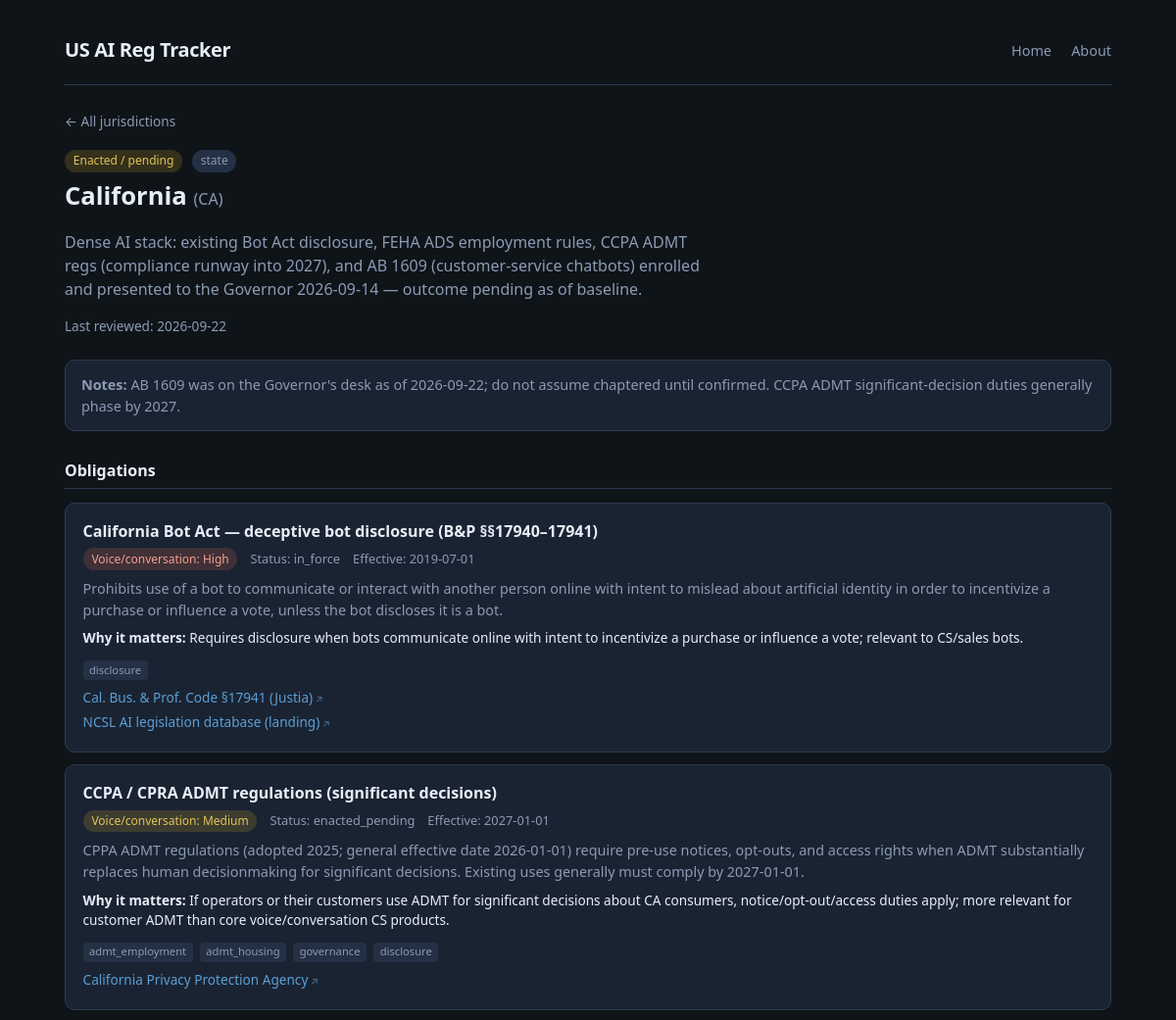
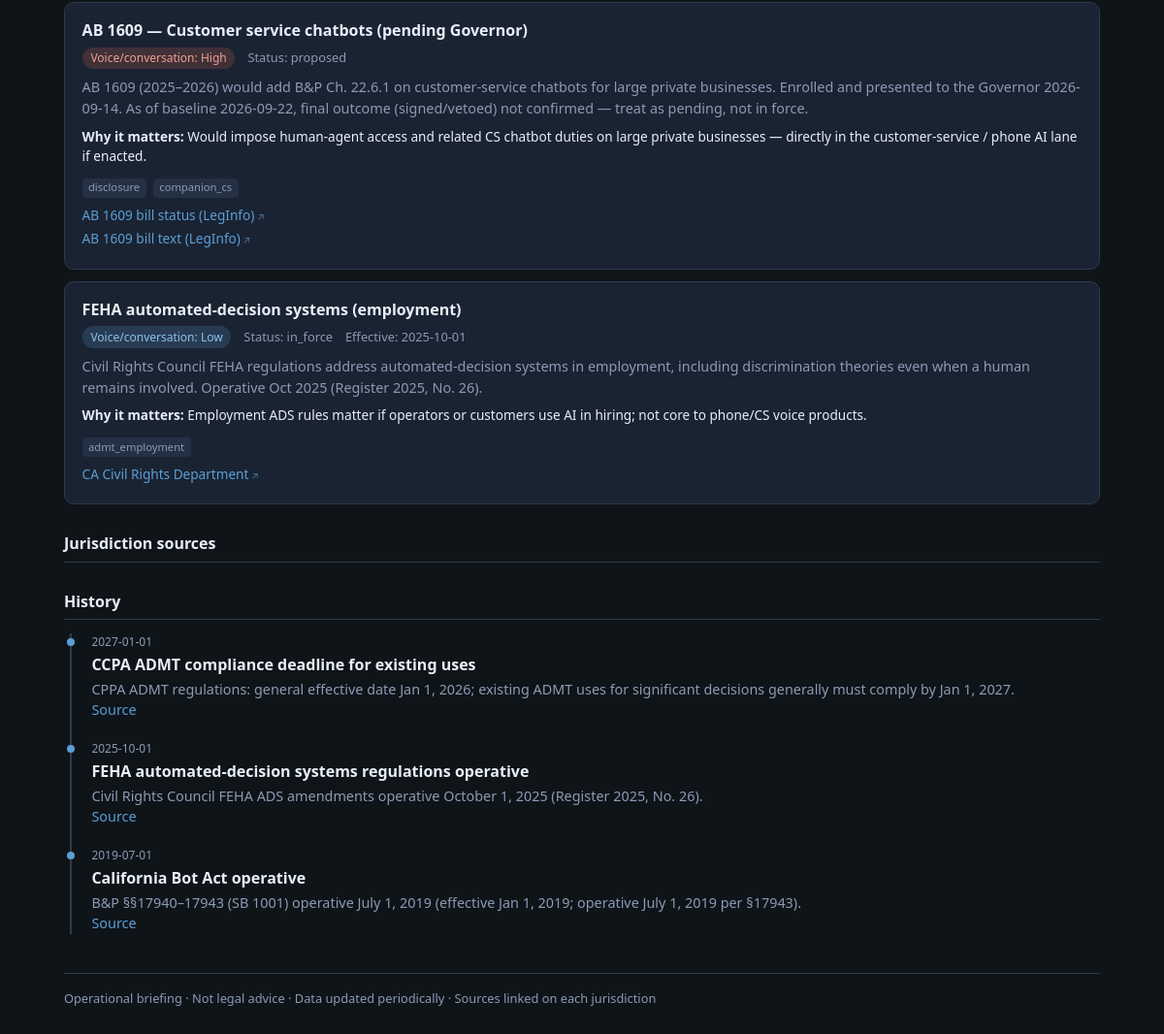
The app's page /j/CA with its own data (2 pictures, top to bottom).
### tables this page shows
CREATE TABLE jurisdictions (
    id INTEGER PRIMARY KEY AUTOINCREMENT,
    code TEXT NOT NULL UNIQUE,
    name TEXT NOT NULL,
    kind TEXT NOT NULL CHECK (kind IN ('federal', 'state', 'local')),
    status_color TEXT NOT NULL DEFAULT 'quiet',
    status_label TEXT NOT NULL DEFAULT 'quiet',
    summary TEXT NOT NULL DEFAULT '',
    last_reviewed TEXT,
    notes TEXT DEFAULT ''
);

CREATE TABLE obligations (
    id INTEGER PRIMARY KEY AUTOINCREMENT,
    jurisdiction_id INTEGER NOT NULL REFERENCES jurisdictions(id) ON DELETE CASCADE,
    title TEXT NOT NULL,
    status TEXT NOT NULL DEFAULT 'proposed',
    effective_date TEXT,
    themes TEXT NOT NULL DEFAULT '[]',
    voice_cs_relevance TEXT NOT NULL DEFAULT 'none',
    voice_cs_why TEXT DEFAULT '',
    summary TEXT NOT NULL DEFAULT ''
);

CREATE TABLE sources (
    id INTEGER PRIMARY KEY AUTOINCREMENT,
    jurisdiction_id INTEGER REFERENCES jurisdictions(id) ON DELETE CASCADE,
    obligation_id INTEGER REFERENCES obligations(id) ON DELETE CASCADE,
    label TEXT NOT NULL,
    url TEXT NOT NULL,
    CHECK (jurisdiction_id IS NOT NULL OR obligation_id IS NOT NULL)
);

CREATE TABLE history_events (
    id INTEGER PRIMARY KEY AUTOINCREMENT,
    jurisdiction_id INTEGER NOT NULL REFERENCES jurisdictions(id) ON DELETE CASCADE,
    event_date TEXT NOT NULL,
    title TEXT NOT NULL,
    detail TEXT DEFAULT '',
    source_url TEXT,
    event_kind TEXT NOT NULL DEFAULT 'milestone',
    created_at TEXT NOT NULL DEFAULT (datetime('now'))
);

### app/main.py (the view)
@app.get("/j/{code}", response_class=HTMLResponse)
def jurisdiction_page(request: Request, code: str):
    detail = db.jurisdiction_detail(code)
    if not detail:
        raise HTTPException(status_code=404, detail=f"Jurisdiction {code} not found")
    j = _enrich_jurisdiction(detail["jurisdiction"])
    obligations = []
    for obl in detail["obligations"]:
        o = dict(obl)
        rel = o.get("voice_cs_relevance") or "none"
        o["rel_display"] = RELEVANCE_META.get(rel, RELEVANCE_META["none"])["label"]
        o["rel_css"] = RELEVANCE_META.get(rel, RELEVANCE_META["none"])["css"]
        obligations.append(o)
    return templates.TemplateResponse(
        "jurisdiction.html",
        {
            "request": request,
            "j": j,
            "obligations": obligations,
            "sources": detail["sources"],
            "history": detail["history"],
            "status_meta": STATUS_META,
        },
    )

### app/templates/jurisdiction.html (shortened to what this page needs)
{% extends "base.html" %}
{% block content %}
<a class="back" href="/">← All jurisdictions</a>
<div class="j-header">
  <span class="pill {{ j.status_css }}">{{ j.status_display }}</span>
  <span class="pill" style="margin-left:0.35rem;">{{ j.kind }}</span>
  <h1>{{ j.name }} <span style="color:var(--muted); font-weight:400; font-size:1rem;">({{ j.code }})</span></h1>
  <p class="summary">{{ j.summary }}</p>
  <p class="meta-line" style="margin-top:0.75rem;">Last reviewed: {{ j.last_reviewed or '—' }}</p>
</div>
{% if j.notes %}
<div class="notes"><strong>Notes:</strong> {{ j.notes }}</div>
{% endif %}
<h3 class="block-title">Obligations</h3>
{% if obligations %}
  {% for o in obligations %}
  <div class="obl">
    <h4>{{ o.title }}</h4>
    <div class="meta">
      <span class="pill {{ o.rel_css }}">Voice/conversation: {{ o.rel_display }}</span>
      <span>Status: {{ o.status }}</span>
      {% if o.effective_date %}<span>Effective: {{ o.effective_date }}</span>{% endif %}
    </div>
    <p>{{ o.summary }}</p>
    {% if o.voice_cs_why %}
    <p class="why"><strong>Why it matters:</strong> {{ o.voice_cs_why }}</p>
    {% endif %}
    {% if o.themes %}
    <div class="themes">
      {% for t in o.themes %}
      <span class="theme-tag">{{ t }}</span>
      {% endfor %}
    </div>
    {% endif %}
    {% if o.sources %}
    <ul class="sources">
      {% for s in o.sources %}
      <li><a href="{{ s.url }}" target="_blank" rel="noopener noreferrer">{{ s.label }}</a></li>
      {% endfor %}
    </ul>
    {% endif %}
  </div>
  {% endfor %}
{% else %}
<p class="empty">No specific obligations tracked yet for this jurisdiction.</p>
{% endif %}
{% if sources %}
<h3 class="block-title">Jurisdiction sources</h3>
{% endif %}
<h3 class="block-title">History</h3>
{% if history %}
<ul class="timeline">
  {% for h in history %}
  <li>
    <div class="date">{{ h.event_date }}</div>
    <div class="title">{{ h.title }}</div>
    {% if h.detail %}<div class="detail">{{ h.detail }}</div>{% endif %}
    {% if h.source_url %}
    <div class="detail"><a href="{{ h.source_url }}" target="_blank" rel="noopener noreferrer">Source</a></div>
    {% endif %}
  </li>
  {% endfor %}
</ul>
{% else %}
<p class="empty">No history events yet.</p>
{% endif %}
{% endblock %}

### app/static/style.css (style rules this page uses)
:root { --bg: #0f1419; --surface: #1a2332; --surface2: #243044; --border: #2d3a4f; --text: #e8eef7; --muted: #8b9bb4; --accent: #5b9fd4; --accent-soft: rgba(91, 159, 212, 0.15); --in-force: #3d9a6a; --pending: #c9a227; --hot: #d4654a; --quiet: #5a6a7e; --watch: #7b8fd4; --rel-high: #d4654a; --rel-medium: #c9a227; --rel-low: #5b9fd4; --rel-none: #5a6a7e; --radius: 10px; --font: "Segoe UI", system-ui, -apple-system, sans-serif; }
* { box-sizing: border-box; }
body { margin: 0; font-family: var(--font); background: var(--bg); color: var(--text); line-height: 1.5; min-height: 100vh; }
a { color: var(--accent); text-decoration: none; }
.meta-line { color: var(--muted); font-size: 0.85rem; margin-bottom: 1.25rem; }
.pill { display: inline-block; padding: 0.15rem 0.55rem; border-radius: 999px; font-size: 0.75rem; font-weight: 500; background: var(--surface2); color: var(--muted); }
.pill.status-pending { background: rgba(201,162,39,0.2); color: #e0c35a; }
.pill.rel-high { background: rgba(212,101,74,0.2); color: #f0a090; }
.pill.rel-medium { background: rgba(201,162,39,0.2); color: #e0c35a; }
.pill.rel-low { background: rgba(91,159,212,0.2); color: #8ec0e8; }
.back { font-size: 0.85rem; color: var(--muted); margin-bottom: 1rem; display: inline-block; }
.j-header { margin-bottom: 1.5rem; }
.j-header h1 { margin: 0.3rem 0 0.5rem; font-size: 1.6rem; }
.j-header .summary { color: var(--muted); max-width: 42rem; }
.notes { background: var(--surface); border: 1px solid var(--border); border-radius: var(--radius); padding: 0.85rem 1rem; margin: 1rem 0 1.5rem; font-size: 0.9rem; color: var(--muted); }
h3.block-title { font-size: 1rem; margin: 1.75rem 0 0.85rem; padding-bottom: 0.4rem; border-bottom: 1px solid var(--border); }
.obl { background: var(--surface); border: 1px solid var(--border); border-radius: var(--radius); padding: 1rem 1.1rem; margin-bottom: 0.75rem; }
.obl h4 { margin: 0 0 0.35rem; font-size: 1rem; }
.obl .meta { font-size: 0.8rem; color: var(--muted); margin-bottom: 0.5rem; }
.obl .meta span { margin-right: 0.6rem; }
.obl p { margin: 0.35rem 0; font-size: 0.9rem; color: var(--muted); }
.obl .why { font-size: 0.85rem; color: var(--text); margin-top: 0.5rem; }
.themes { margin-top: 0.5rem; }
.theme-tag { display: inline-block; font-size: 0.7rem; padding: 0.1rem 0.4rem; margin: 0.15rem 0.2rem 0 0; border-radius: 4px; background: var(--surface2); color: var(--muted); }
.sources { list-style: none; padding: 0; margin: 0.5rem 0 0; }
.sources li { margin: 0.25rem 0; font-size: 0.85rem; }
.sources a::after { content: " ↗"; font-size: 0.75em; opacity: 0.7; }
.timeline { list-style: none; padding: 0; margin: 0; }
.timeline li { position: relative; padding: 0 0 1.25rem 1.25rem; border-left: 2px solid var(--border); margin-left: 0.4rem; }
.timeline li::before { content: ""; position: absolute; left: -5px; top: 0.35rem; width: 8px; height: 8px; border-radius: 50%; background: var(--accent); }
.timeline li:last-child { padding-bottom: 0; }
.timeline .date { font-size: 0.75rem; color: var(--muted); }
.timeline .title { font-weight: 600; margin: 0.15rem 0; }
.timeline .detail { font-size: 0.9rem; color: var(--muted); }

### records on screen
jurisdictions: kind "state", name "California", code "CA", summary "Dense AI stack: existing Bot Act disclosure, FEHA ADS employment rules, CCPA ADMT regs (compliance runway into 2027), and AB 1609 (customer-service chatbots) enrolled and presented to the Governor 2026-09-14 — outcome pending as of baseline.", last_reviewed "2026-09-22", notes "AB 1609 was on the Governor's desk as of 2026-09-22; do not assume chaptered until confirmed. CCPA ADMT significant-decision duties generally phase by 2027."
obligations: title "California Bot Act — deceptive bot disclosure (B&P §§17940–17941)", rel_display "High", status "in_force", effective_date "2019-07-01", summary "Prohibits use of a bot to communicate or interact with another person online with intent to mislead about artificial identity in order to incentivize a purchase or influence a vote, unless the bot discloses it is a bot.", voice_cs_why "Requires disclosure when bots communicate online with intent to incentivize a purchase or influence a vote; relevant to CS/sales bots.", themes "disclosure"
sources: label "Cal. Bus. & Prof. Code §17941 (Justia)"
sources: label "NCSL AI legislation database (landing)"
obligations: title "CCPA / CPRA ADMT regulations (significant decisions)", rel_display "Medium", status "enacted_pending", effective_date "2027-01-01", summary "CPPA ADMT regulations (adopted 2025; general effective date 2026-01-01) require pre-use notices, opt-outs, and access rights when ADMT substantially replaces human decisionmaking for significant decisions. Existing uses generally must comply by 2027-01-01.", voice_cs_why "If operators or their customers use ADMT for significant decisions about CA consumers, notice/opt-out/access duties apply; more relevant for customer ADMT than core voice/conversation CS products.", themes "admt_employment" "admt_housing" "governance" "disclosure"
sources: label "California Privacy Protection Agency"
obligations: title "AB 1609 — Customer service chatbots (pending Governor)", rel_display "High", status "proposed", summary "AB 1609 (2025–2026) would add B&P Ch. 22.6.1 on customer-service chatbots for large private businesses. Enrolled and presented to the Governor 2026-09-14. As of baseline 2026-09-22, final outcome (signed/vetoed) not confirmed — treat as pending, not in force.", voice_cs_why "Would impose human-agent access and related CS chatbot duties on large private businesses — directly in the customer-service / phone AI lane if enacted.", themes "disclosure" "companion_cs"
sources: label "AB 1609 bill status (LegInfo)"
sources: label "AB 1609 bill text (LegInfo)"
obligations: title "FEHA automated-decision systems (employment)", rel_display "Low", status "in_force", effective_date "2025-10-01", summary "Civil Rights Council FEHA regulations address automated-decision systems in employment, including discrimination theories even when a human remains involved. Operative Oct 2025 (Register 2025, No. 26).", voice_cs_why "Employment ADS rules matter if operators or customers use AI in hiring; not core to phone/CS voice products.", themes "admt_employment"
sources: label "CA Civil Rights Department"
history_events: event_date "2027-01-01", title "CCPA ADMT compliance deadline for existing uses", detail "CPPA ADMT regulations: general effective date Jan 1, 2026; existing ADMT uses for significant decisions generally must comply by Jan 1, 2027."
history_events: event_date "2025-10-01", title "FEHA automated-decision systems regulations operative", detail "Civil Rights Council FEHA ADS amendments operative October 1, 2025 (Register 2025, No. 26)."
history_events: event_date "2019-07-01", title "California Bot Act operative", detail "B&P §§17940–17943 (SB 1001) operative July 1, 2019 (effective Jan 1, 2019; operative July 1, 2019 per §17943)."

### other values on screen
{{ j.status_display }} "Enacted / pending"
